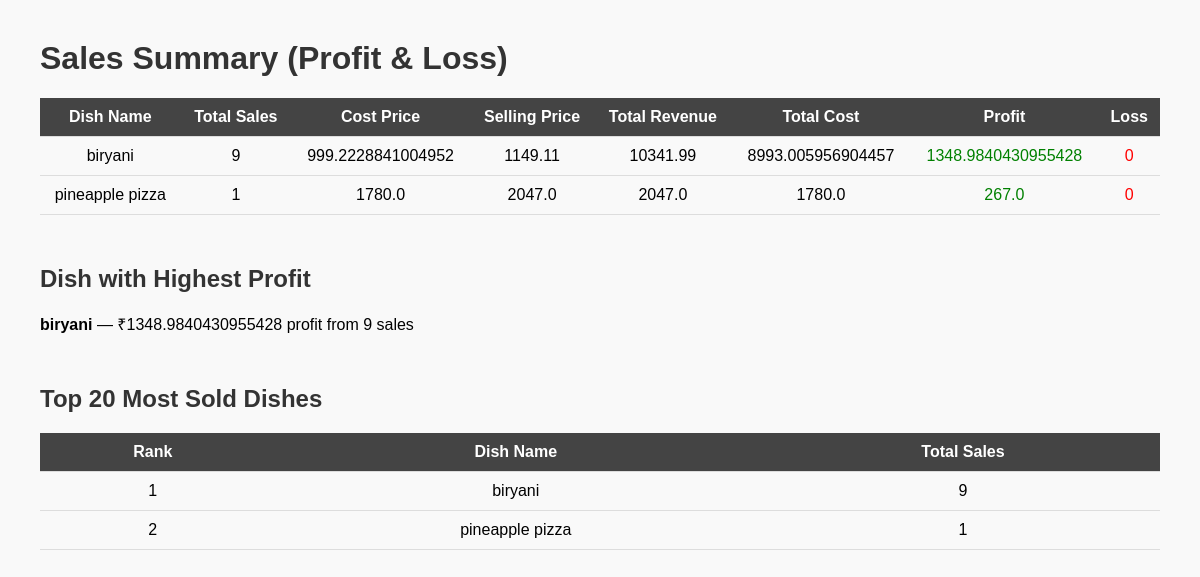
The app's page /sales with its own data.
### tables this page shows
CREATE TABLE dishes (
            id INTEGER PRIMARY KEY AUTOINCREMENT,
            name TEXT NOT NULL,
            ingredients TEXT NOT NULL,
            cost_price REAL NOT NULL,
            selling_price REAL NOT NULL
        );

### app.py (the view)
@app.route('/sales')
def sales():
    conn = sqlite3.connect('database.db')
    c = conn.cursor()
    c.execute('''
        SELECT d.id, d.name, COUNT(s.id) as total_sales
        FROM sales s
        JOIN dishes d ON s.dish_id = d.id
        GROUP BY s.dish_id
    ''')
    results = c.fetchall()
    priority_queue = []
    profit_loss_data = []
    for dish in results:
        dish_id, dish_name, total_sales = dish
        c.execute("SELECT cost_price, selling_price FROM dishes WHERE id = ?", (dish_id,))
        cost_price, selling_price = c.fetchone()
        total_revenue = total_sales * selling_price
        total_cost = total_sales * cost_price
        profit = total_revenue - total_cost
        loss = max(0, -profit)
        profit_loss_data.append({
            'name': dish_name,
            'total_sales': total_sales,
            'cost_price': cost_price,
            'selling_price': selling_price,
            'total_revenue': total_revenue,
            'total_cost': total_cost,
            'profit': profit,
            'loss': loss
        })
        heapq.heappush(priority_queue, (-profit, dish_name, total_sales, profit))
    highest_profit_dish = None
    if priority_queue:
        top = heapq.heappop(priority_queue)
        highest_profit_dish = {
            'name': top[1],
            'total_sales': top[2],
            'total_profit': top[3]
        }
    c.execute('''
        SELECT d.name, COUNT(s.id) AS total_sales
        FROM sales s
        JOIN dishes d ON s.dish_id = d.id
        GROUP BY s.dish_id
        ORDER BY total_sales DESC
        LIMIT 20
    ''')
    top_dishes = c.fetchall()
    conn.close()
    return render_template(
        'sales.html',
        profit_loss_data=profit_loss_data,
        highest_profit_dish=highest_profit_dish,
        top_dishes=top_dishes
    )

### templates/sales.html (shortened to what this page needs)
<!DOCTYPE html>
<html>
<head>
</head>
<body>
    <div class="section">
        <h1>Sales Summary (Profit & Loss)</h1>
        <table>
            <thead>
                <tr>
                    <th>Dish Name</th>
                    <th>Total Sales</th>
                    <th>Cost Price</th>
                    <th>Selling Price</th>
                    <th>Total Revenue</th>
                    <th>Total Cost</th>
                    <th>Profit</th>
                    <th>Loss</th>
                </tr>
            </thead>
            <tbody>
                {% for dish in profit_loss_data %}
                <tr>
                    <td>{{ dish.name }}</td>
                    <td>{{ dish.total_sales }}</td>
                    <td>{{ dish.cost_price }}</td>
                    <td>{{ dish.selling_price }}</td>
                    <td>{{ dish.total_revenue }}</td>
                    <td>{{ dish.total_cost }}</td>
                    <td style="color: green;">{{ dish.profit if dish.profit > 0 else 0 }}</td>
                    <td style="color: red;">{{ dish.loss if dish.loss > 0 else 0 }}</td>
                </tr>
                {% endfor %}
            </tbody>
        </table>
    </div>
    <div class="section">
        <h2>Dish with Highest Profit</h2>
        {% if highest_profit_dish %}
        <p><strong>{{ highest_profit_dish.name }}</strong> — ₹{{ highest_profit_dish.total_profit }} profit from {{ highest_profit_dish.total_sales }} sales</p>
        {% else %}
        <p>No sales data available.</p>
        {% endif %}
    </div>
    <div class="section">
        <h2>Top 20 Most Sold Dishes</h2>
        <table>
            <thead>
                <tr>
                    <th>Rank</th>
                    <th>Dish Name</th>
                    <th>Total Sales</th>
                </tr>
            </thead>
            <tbody>
                {% for dish in top_dishes %}
                <tr>
                    <td>{{ loop.index }}</td>
                    <td>{{ dish[0] }}</td>
                    <td>{{ dish[1] }}</td>
                </tr>
                {% endfor %}
            </tbody>
        </table>
    </div>
</body>
</html>

### templates/sales.html (style rules this page uses)
body { font-family: Arial, sans-serif; margin: 40px; background-color: #f9f9f9; }
h1, h2 { color: #333; }
table { border-collapse: collapse; width: 100%; margin-bottom: 40px; }
th, td { text-align: center; padding: 10px; border-bottom: 1px solid #ddd; }
th { background-color: #444; color: white; }
.section { margin-bottom: 50px; }

### records on screen
dishes: name "biryani", cost_price "999.2228841004952", selling_price "1149.11", name "biryani", dish "9"
dishes: name "pineapple pizza", cost_price "1780.0", selling_price "2047.0", name "pineapple pizza", dish "1"

### other values on screen
{{ dish.total_sales }} "9" "1"
{{ dish.total_revenue }} "10341.99" "2047.0"
{{ dish.total_cost }} "8993.005956904457" "1780.0"
{{ dish.profit if dish.profit > 0 else 0 }} "1348.9840430955428" "267.0"
{{ dish.loss if dish.loss > 0 else 0 }} "0" "0"
{{ highest_profit_dish.total_profit }} "1348.9840430955428"
{{ highest_profit_dish.total_sales }} "9"
